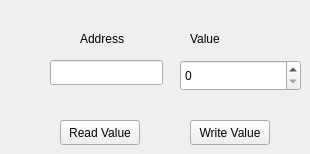
      <widget class="QWidget" name="debugTab">
       <attribute name="title">
        <string>Debug</string>
       </attribute>
       <widget class="QSpinBox" name="ValueSpinBox">
        <property name="geometry">
         <rect>
          <x>180</x>
          <y>60</y>
          <width>121</width>
          <height>31</height>
         </rect>
        </property>
        <property name="maximum">
         <number>255</number>
        </property>
       </widget>
       <widget class="QLineEdit" name="addressEdit">
        <property name="geometry">
         <rect>
          <x>50</x>
          <y>60</y>
          <width>113</width>
          <height>25</height>
         </rect>
        </property>
       </widget>
       <widget class="QLabel" name="label">
        <property name="geometry">
         <rect>
          <x>80</x>
          <y>30</y>
          <width>54</width>
          <height>17</height>
         </rect>
        </property>
        <property name="text">
         <string notr="true">Address</string>
        </property>
       </widget>
       <widget class="QLabel" name="label_2">
        <property name="geometry">
         <rect>
          <x>190</x>
          <y>30</y>
          <width>54</width>
          <height>17</height>
         </rect>
        </property>
        <property name="text">
         <string notr="true">Value</string>
        </property>
       </widget>
       <widget class="QPushButton" name="ReadValueButton">
        <property name="geometry">
         <rect>
          <x>60</x>
          <y>120</y>
          <width>80</width>
          <height>25</height>
         </rect>
        </property>
        <property name="text">
         <string notr="true">Read Value</string>
        </property>
       </widget>
       <widget class="QPushButton" name="WriteValueButton">
        <property name="geometry">
         <rect>
          <x>190</x>
          <y>120</y>
          <width>80</width>
          <height>25</height>
         </rect>
        </property>
        <property name="text">
         <string notr="true">Write Value</string>
        </property>
       </widget>
      </widget>
